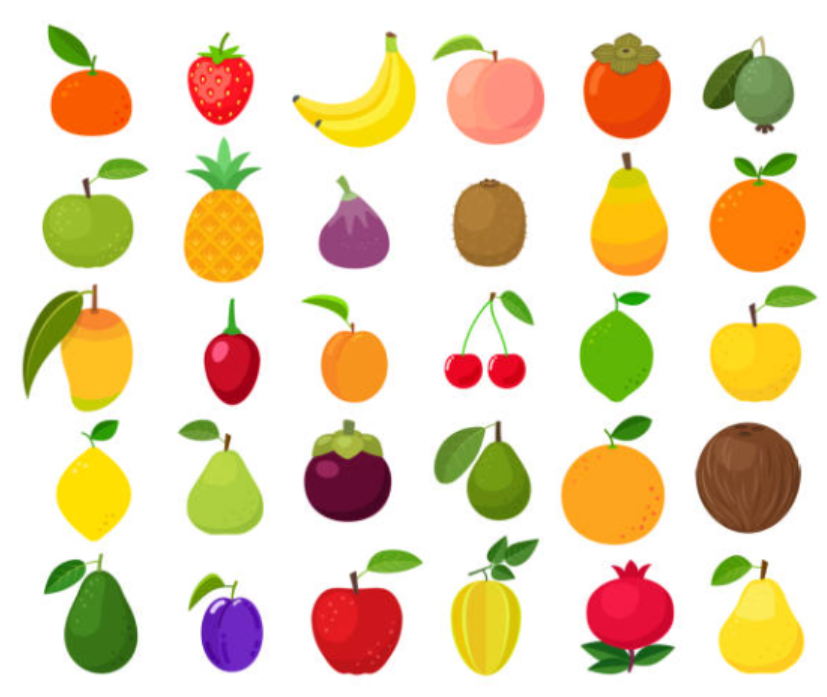
#> input picture frutas.png, 827 x 697 px, found by its file name
$ python HSV_Act_1_and_2.py
#> lines starting #> are read from the running program, lines starting #| are printed output that depends on the picture; after the words box and inside, x2 and y2 are one past the last pixel; in counts of white or black regions, pixels touching at a corner belong together
import cv2
import numpy as np

# Leer la imagen
img = cv2.imread('frutas.png')
#> img is the input picture: shape (697, 827, 3); mean B, G, R 185.7, 216, 232

# Convertir la imagen al espacio de color HSV
hsv = cv2.cvtColor(img, cv2.COLOR_BGR2HSV)
#> hsv: shape (697, 827, 3); mean H, S, V 26.8, 67.2, 237.7

kernel = np.ones((5,5), np.uint8)

# Definir el rango inferior y superior para detectar verde
lower_green = np.array([15, 100, 100])  # Hue, Saturación, Brillo mínimos
upper_green = np.array([35, 255, 255])  # Hue, Saturación, Brillo máximos

# Crear una máscara que solo incluya los píxeles dentro del rango
mask = cv2.inRange(hsv, lower_green, upper_green)
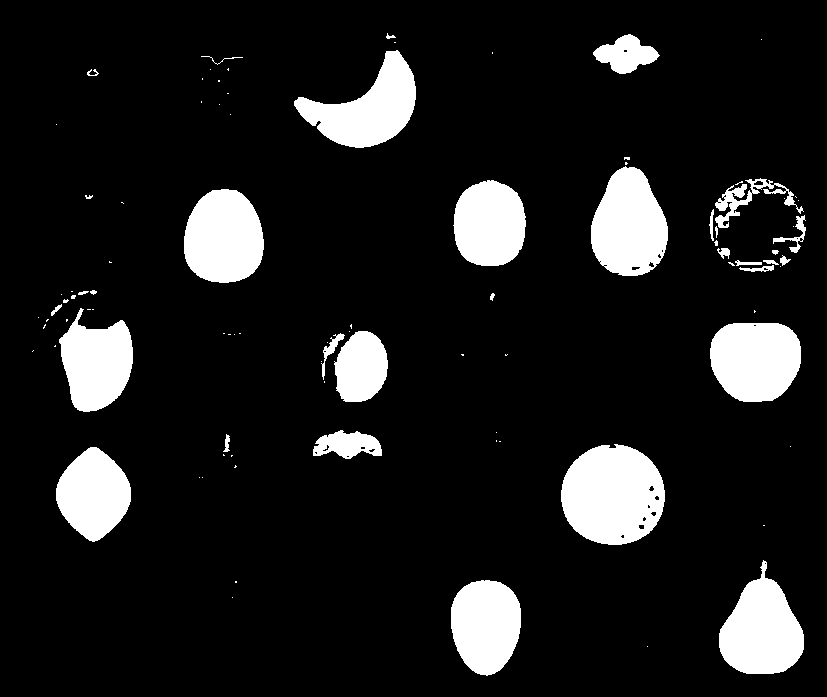
#> mask: shape (697, 827); 11.7% white; 94 white regions (61 under 20 px), largest, box (x1, y1, x2, y2) and area: (561, 444, 665, 545) 8173, (591, 166, 668, 276) 6221, (719, 560, 804, 674) 6036
mask_apertura = cv2.morphologyEx(mask, cv2.MORPH_OPEN, kernel)
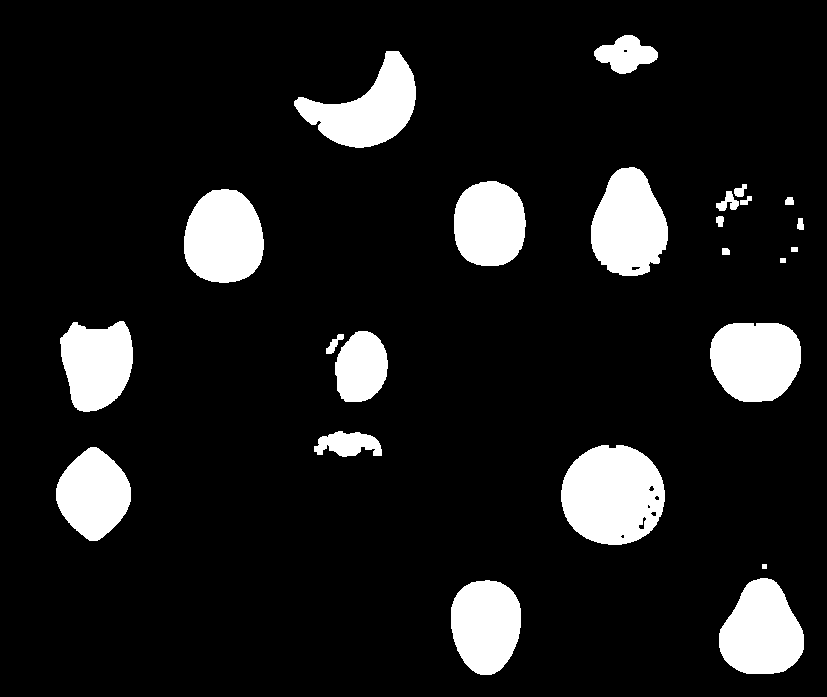
#> mask_apertura: shape (697, 827); 11.3% white; 24 white regions, largest, box (x1, y1, x2, y2) and area: (561, 445, 665, 545) 8159, (591, 167, 668, 276) 6158, (184, 189, 264, 283) 6019

# Aplicar la máscara a la imagen original
result = cv2.bitwise_and(img, img, mask=mask)
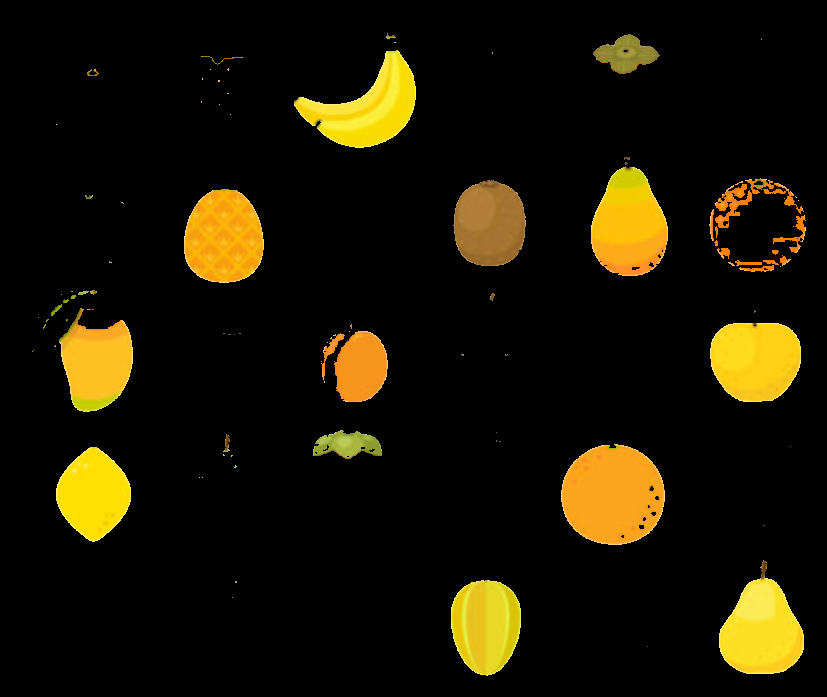
#> result: shape (697, 827, 3); mean B, G, R 3.8, 21.7, 27.7

# Mostrar la imagen original y la imagen con el color detectado
cv2.imshow("Imagen Original", img)
cv2.imshow("Color Detectado", result)
cv2.imshow("Mascara Blanco y Negro", mask)
cv2.imshow("Mascara Apertura", mask_apertura)
cv2.waitKey(0)
cv2.destroyAllWindows()
